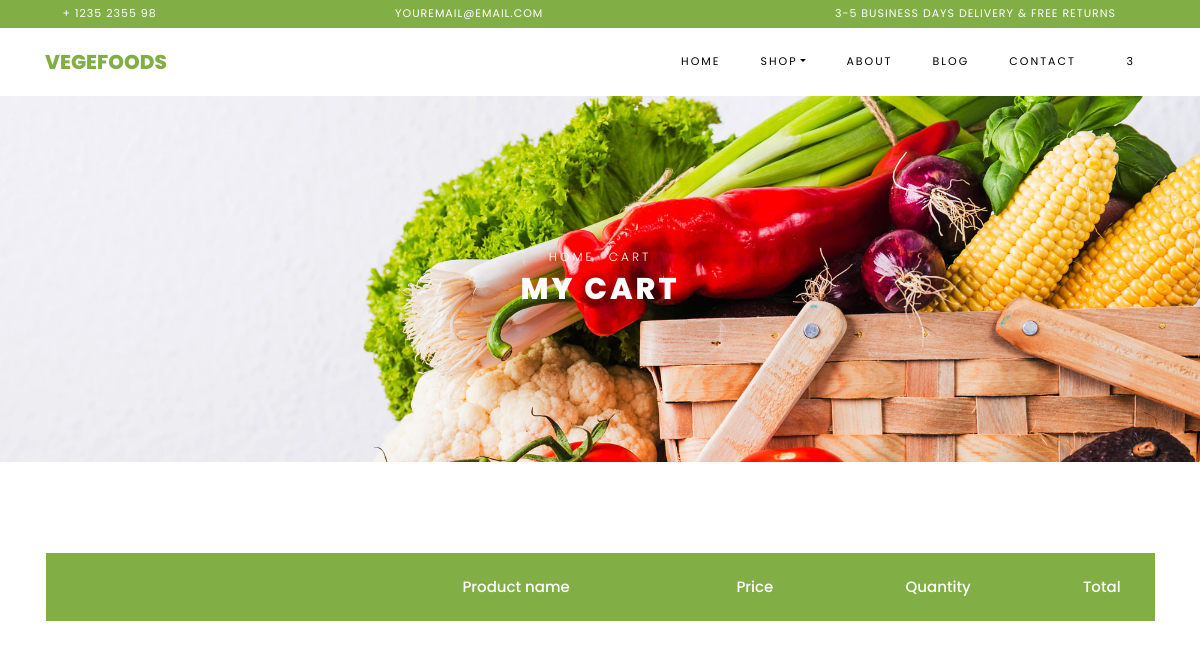
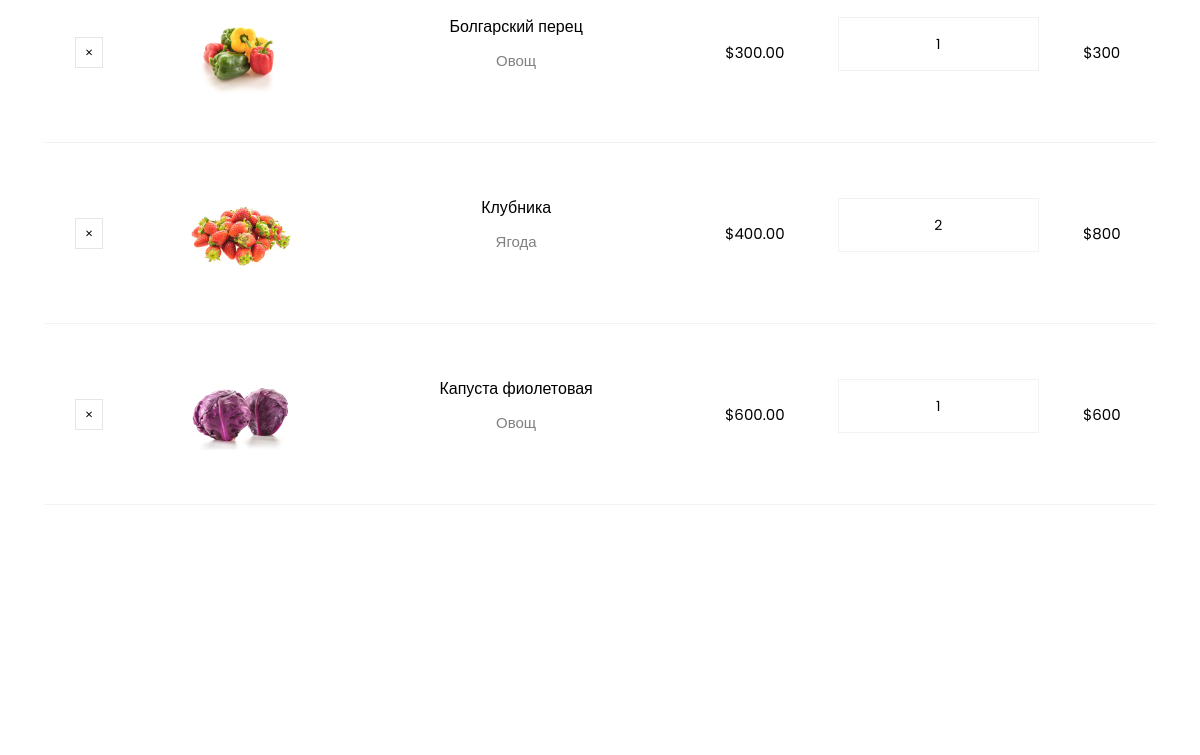
The app's page /cart/ (signed in, upper part), older data (2 pictures, top to bottom).
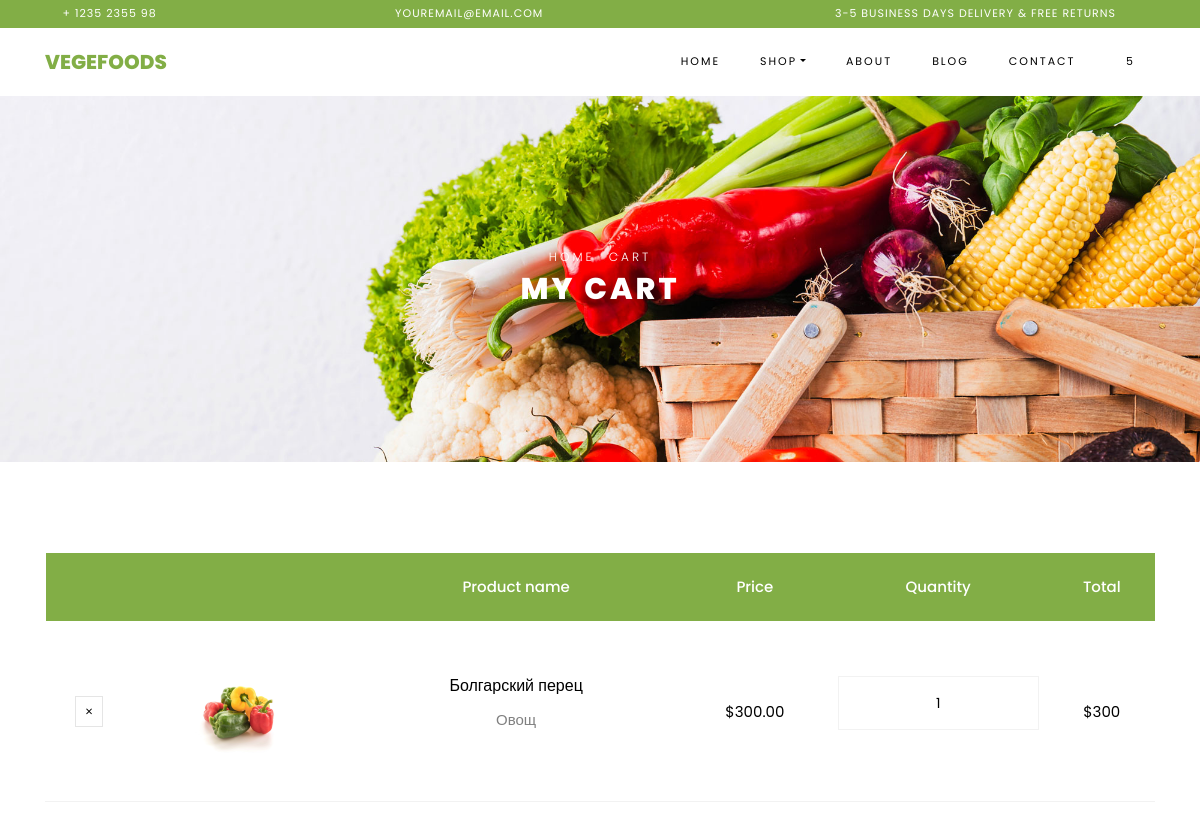
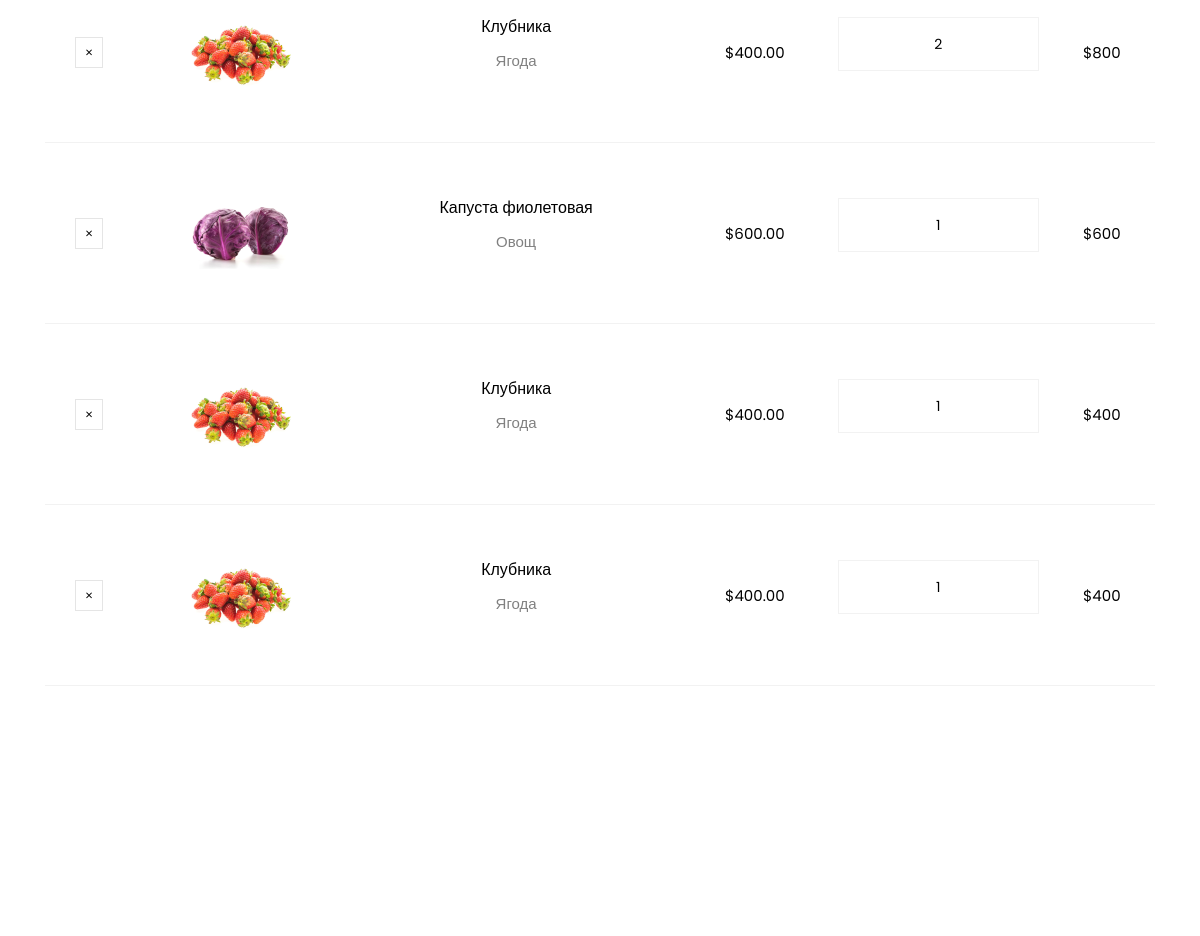
The same page, newer data (2 pictures, top to bottom).
### apps/cart_shop/models.py (models this page shows, shortened)
class CartItemShop(models.Model):
    cart = models.ForeignKey(Cart, on_delete=models.CASCADE)
    product = models.ForeignKey(Product, on_delete=models.CASCADE)
    quantity = models.IntegerField(default=1)
    created_at = models.DateTimeField(auto_now_add=True)
    updated_at = models.DateTimeField(auto_now=True)

class Product(models.Model):
    name = models.CharField(max_length=255)
    price = models.DecimalField(max_digits=10, decimal_places=2)
    discount = models.IntegerField(null=True, blank=True)
    description = models.TextField()
    image = models.ImageField(upload_to='static/shop/images', null=True, blank=True)
    created_at = models.DateTimeField(auto_now_add=True)
    updated_at = models.DateTimeField(auto_now=True)

### apps/cart_shop/views.py (the view)
# urls.py: path('', ViewCart.as_view(), name='cart'),
class ViewCart(View):
   def get(self, request):
       cart_items = CartItemShop.objects.filter(cart__user=request.user)
       data = list(cart_items)
       total_price_no_discount = sum(item.product.price * item.quantity for item in data)
       total_discount = sum(item.product.price * item.product.discount * item.quantity for item in data if item.product.discount is not None) / 100
       total_sum = total_price_no_discount - total_discount
       context = {'cart_items': data,
                  'total_price_no_discount': total_price_no_discount,
                  'total_discount': total_discount,
                  'total_sum': total_sum,
                  }
       return render(request, 'cart_shop/cart.html', context)

### apps/cart_shop/templates/cart_shop/cart.html (shortened to what the changed rows need)
{% load static %}
<!DOCTYPE html>
<html lang="en">
  <head>
    <link rel="stylesheet" href="{% static 'shop/css/open-iconic-bootstrap.min.css'%}">
    <link rel="stylesheet" href="{% static 'shop/css/animate.css'%}">
    <link rel="stylesheet" href="{% static 'shop/css/owl.carousel.min.css'%}">
    <link rel="stylesheet" href="{% static 'shop/css/owl.theme.default.min.css'%}">
    <link rel="stylesheet" href="{% static 'shop/css/magnific-popup.css'%}">
    <link rel="stylesheet" href="{% static 'shop/css/aos.css'%}">
    <link rel="stylesheet" href="{% static 'shop/css/ionicons.min.css'%}">
    <link rel="stylesheet" href="{% static 'shop/css/bootstrap-datepicker.css'%}">
    <link rel="stylesheet" href="{% static 'shop/css/jquery.timepicker.css'%}">
    <link rel="stylesheet" href="{% static 'shop/css/flaticon.css'%}">
    <link rel="stylesheet" href="{% static 'shop/css/icomoon.css'%}">
    <link rel="stylesheet" href="{% static 'shop/css/style.css'%}">
  </head>
  <body class="goto-here">
    <nav class="navbar navbar-expand-lg navbar-dark ftco_navbar bg-dark ftco-navbar-light" id="ftco-navbar">
	    <div class="container">
	      <div class="collapse navbar-collapse" id="ftco-nav">
	        <ul class="navbar-nav ml-auto">
	          <li class="nav-item cta cta-colored"><a href="cart.html" class="nav-link"><span class="icon-shopping_cart"></span>{{ cart_items|length}}</a></li>
	        </ul>
	      </div>
	    </div>
	  </nav>
    <div class="hero-wrap hero-bread" style="background-image: url({% static 'shop/images/bg_1.jpg'%});">
      <div class="container">
        <div class="row no-gutters slider-text align-items-center justify-content-center">
          <div class="col-md-9 ftco-animate text-center">
            <h1 class="mb-0 bread">My Cart</h1>
          </div>
        </div>
      </div>
    </div>
    <section class="ftco-section ftco-cart">
			<div class="container">
				<div class="row">
    			<div class="col-md-12 ftco-animate">
    				<div class="cart-list">
	    				<table class="table">
						    <thead class="thead-primary">
						      <tr class="text-center">
						        <th>&nbsp;</th>
						        <th>&nbsp;</th>
						        <th>Product name</th>
						        <th>Price</th>
						        <th>Quantity</th>
						        <th>Total</th>
						      </tr>
						    </thead>
						    <tbody>
							{% for item in cart_items %}
							<tr class="text-center">
							  <td class="product-remove"><a href="{% url 'cart_shop:del_from_cart' item.id %}"><span class="ion-ios-close"></span></a></td>
							  <td class="image-prod"><div class="img" style="background-image:url({{item.product.image.url}});"></div></td>
							  <td class="product-name">
								  <h3>{{item.product.name}}</h3>
								  <p>{{item.product.description}}</p>
							  </td>
							  <td class="price">${{item.product.price}}</td>
							  <td class="quantity">
								  <div class="input-group mb-3">
									  <input type="text" name="quantity" class="quantity form-control input-number" value={{item.quantity}} min="1" max="100">
								  </div>
							  </td>
							  <td class="total">${% widthratio item.product.price 1 item.quantity %}</td>
							</tr>
						{%endfor%}
						    </tbody>
						  </table>
					  </div>
    			</div>
    		</div>
			</div>
		</section>
  </body>
</html>

Row changes from the older to the newer data that the page shows:
added CartItemShop: product.image (picture), product.name "Клубника", product.description "Ягода", product.price "400.00", quantity "1", product+quantity "400"
added CartItemShop: product.image (picture), product.name "Клубника", product.description "Ягода", product.price "400.00", quantity "1", product+quantity "400"
Text that changed along with them:
{{ cart_items|length }}: "3" → "5"
